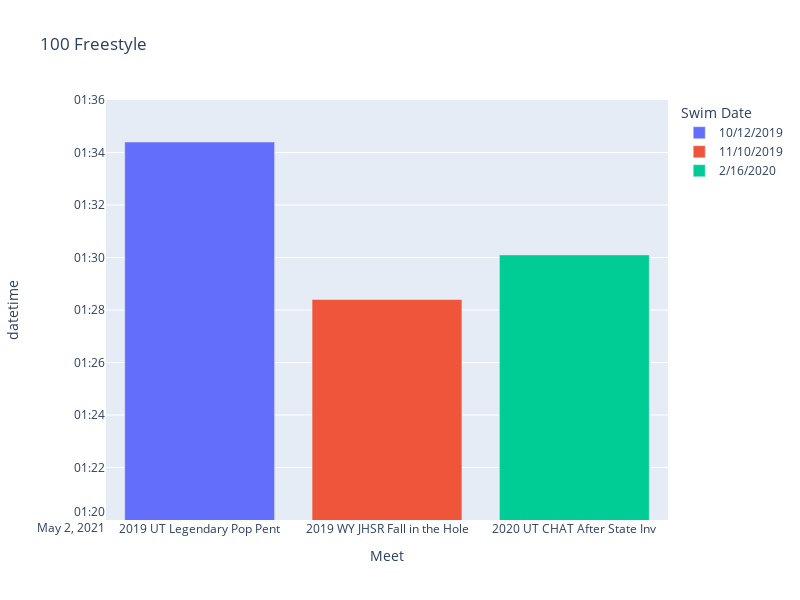

Notebook source saved alongside this figure:
### Code cell
# call fucntion to make plot
def plot_100_free():
    '''function to make plot'''
    fig = px.bar(free_100, x='Meet', y="datetime",color="Swim Date",title="100 Freestyle",
    hover_data=['Time'])
    fig.update_layout(yaxis_range=['2021-05-02 1:20:00' , '2021-05-02 1:36:00'], width=800, height=600)
    fig.show()
    py.plot(fig, filename = '100 FR', auto_open=True)
    return
plot_100_free()

### Figure 1 — Plotly figure (JSON) as saved in the notebook; plotly's stock layout.template omitted (floating-point values rounded to 4 significant figures)
{"data": [{"alignmentgroup": "True", "customdata": [["01:34.4"]], "hovertemplate": "Swim Date=10/12/2019<br>Meet=%{x}<br>datetime=%{y}<br>Time=%{customdata[0]}<extra></extra>", "legendgroup": "10/12/2019", "marker": {"color": "#636efa"}, "name": "10/12/2019", "offsetgroup": "10/12/2019", "orientation": "v", "showlegend": true, "textposition": "auto", "type": "bar", "x": ["2019 UT Legendary Pop Pent"], "xaxis": "x", "y": ["2021-05-02T01:34:24"], "yaxis": "y"}, {"alignmentgroup": "True", "customdata": [["01:28.4"]], "hovertemplate": "Swim Date=11/10/2019<br>Meet=%{x}<br>datetime=%{y}<br>Time=%{customdata[0]}<extra></extra>", "legendgroup": "11/10/2019", "marker": {"color": "#EF553B"}, "name": "11/10/2019", "offsetgroup": "11/10/2019", "orientation": "v", "showlegend": true, "textposition": "auto", "type": "bar", "x": ["2019 WY JHSR Fall in the Hole"], "xaxis": "x", "y": ["2021-05-02T01:28:24"], "yaxis": "y"}, {"alignmentgroup": "True", "customdata": [["01:30.1"]], "hovertemplate": "Swim Date=2/16/2020<br>Meet=%{x}<br>datetime=%{y}<br>Time=%{customdata[0]}<extra></extra>", "legendgroup": "2/16/2020", "marker": {"color": "#00cc96"}, "name": "2/16/2020", "offsetgroup": "2/16/2020", "orientation": "v", "showlegend": true, "textposition": "auto", "type": "bar", "x": ["2020 UT CHAT After State Inv"], "xaxis": "x", "y": ["2021-05-02T01:30:06"], "yaxis": "y"}], "layout": {"barmode": "relative", "height": 600, "legend": {"title": {"text": "Swim Date"}, "tracegroupgap": 0}, "title": {"text": "100 Freestyle"}, "width": 800, "xaxis": {"anchor": "y", "domain": [0, 1], "title": {"text": "Meet"}}, "yaxis": {"anchor": "x", "domain": [0, 1], "range": ["2021-05-02 1:20:00", "2021-05-02 1:36:00"], "title": {"text": "datetime"}}}}
